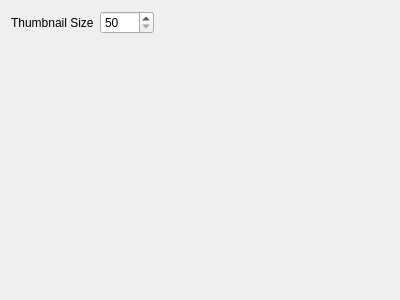
<?xml version="1.0" encoding="UTF-8"?>
<ui version="4.0">
 <class>ViewSettingsWidget</class>
 <widget class="QWidget" name="ViewSettingsWidget">
  <property name="geometry">
   <rect>
    <x>0</x>
    <y>0</y>
    <width>400</width>
    <height>300</height>
   </rect>
  </property>
  <property name="windowTitle">
   <string>Form</string>
  </property>
  <layout class="QGridLayout" name="gridLayout">
   <item row="1" column="0">
    <spacer name="verticalSpacer">
     <property name="orientation">
      <enum>Qt::Vertical</enum>
     </property>
     <property name="sizeHint" stdset="0">
      <size>
       <width>20</width>
       <height>250</height>
      </size>
     </property>
    </spacer>
   </item>
   <item row="0" column="0">
    <widget class="QLabel" name="label">
     <property name="text">
      <string>Thumbnail Size</string>
     </property>
    </widget>
   </item>
   <item row="0" column="1">
    <widget class="QWidget" name="widget" native="true">
     <layout class="QHBoxLayout" name="horizontalLayout">
      <property name="leftMargin">
       <number>0</number>
      </property>
      <property name="topMargin">
       <number>0</number>
      </property>
      <property name="rightMargin">
       <number>0</number>
      </property>
      <property name="bottomMargin">
       <number>0</number>
      </property>
      <item>
       <widget class="QSpinBox" name="sbThumbsize">
        <property name="minimum">
         <number>50</number>
        </property>
        <property name="maximum">
         <number>9999</number>
        </property>
        <property name="singleStep">
         <number>1</number>
        </property>
       </widget>
      </item>
      <item>
       <spacer name="horizontalSpacer">
        <property name="orientation">
         <enum>Qt::Horizontal</enum>
        </property>
        <property name="sizeHint" stdset="0">
         <size>
          <width>40</width>
          <height>20</height>
         </size>
        </property>
       </spacer>
      </item>
     </layout>
    </widget>
   </item>
  </layout>
 </widget>
 <resources/>
 <connections/>
</ui>
